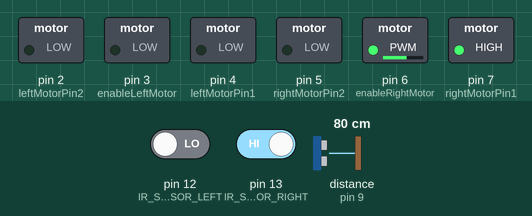
The sketch below on a simulated Arduino Uno, built with avr-gcc and run on an emulated ATmega328P. Shown: switched loads named in the sketch (green lamp = pin HIGH). Wiring (inferred from the names in the program): ultrasonic range finder: trigger pin 10; echo pin 9. Inputs (shaded band) come from the test bench; at power-on: pin 12 (IR_SENSOR_LEFT) LOW, distance to the obstacle (sensor on pin 9) 80 cm, pin 13 (IR_SENSOR_RIGHT) HIGH. The echo pulse lasts 58.3 µs per cm; pins used as bus, display or sensor lines are not drawn.

Above: at 1.2 s.
1.3 s: pin 12 (IR_SENSOR_LEFT) driven HIGH
At 1.9 s:
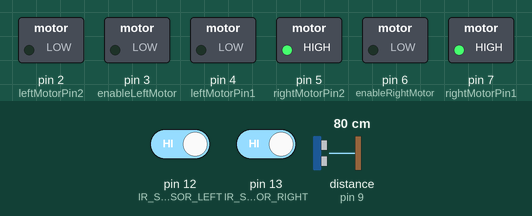
2.9 s: distance to the obstacle (sensor on pin 9) set to 34 cm
4.4 s: distance to the obstacle (sensor on pin 9) set to 29 cm
At 5.0 s:
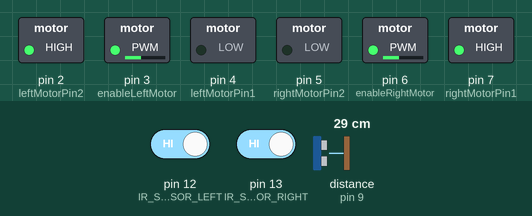
5.9 s: pin 13 (IR_SENSOR_RIGHT) driven LOW
At 6.7 s:
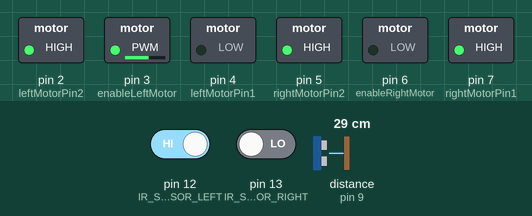
7.4 s: pin 13 (IR_SENSOR_RIGHT) driven HIGH
At 8.6 s:
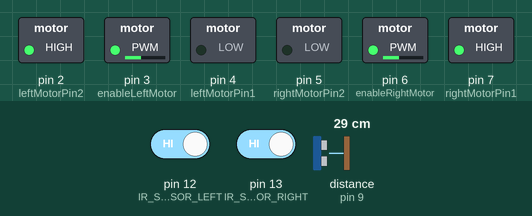
9.0 s: distance to the obstacle (sensor on pin 9) set to 2 cm
At 10.4 s:
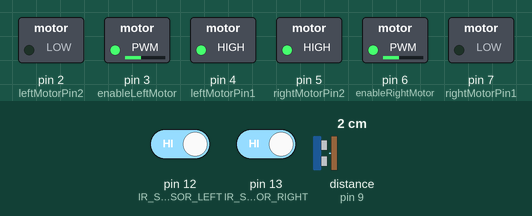
Timing chart, 0 to 11.6 s (numbered marks = the images above; inputs shaded):
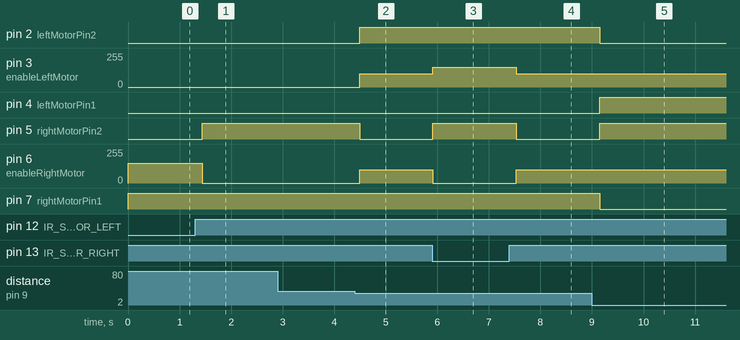

The sketch:

project.ino
```cpp
#define ULTRASONIC_SENSOR_TRIG 10
#define ULTRASONIC_SENSOR_ECHO 9
#define MAX_FORWARD_MOTOR_SPEED 100
#define MAX_MOTOR_TURN_SPEED_ADJUSTMENT 50

#define MIN_DISTANCE 10
#define MAX_DISTANCE 30

#define IR_SENSOR_RIGHT 13
#define IR_SENSOR_LEFT 12

// Right motor
int enableRightMotor = 6;
int rightMotorPin1 = 7;
int rightMotorPin2 = 5;

// Left motor
int enableLeftMotor = 3;
int leftMotorPin1 = 4;
int leftMotorPin2 = 2;

void setup()
{
  Serial.begin(9600);

  // Motor pins
  pinMode(enableRightMotor, OUTPUT);
  pinMode(rightMotorPin1, OUTPUT);
  pinMode(rightMotorPin2, OUTPUT);

  pinMode(enableLeftMotor, OUTPUT);
  pinMode(leftMotorPin1, OUTPUT);
  pinMode(leftMotorPin2, OUTPUT);

  // Sensor pins
  pinMode(IR_SENSOR_RIGHT, INPUT);
  pinMode(IR_SENSOR_LEFT, INPUT);
  pinMode(ULTRASONIC_SENSOR_TRIG, OUTPUT);
  pinMode(ULTRASONIC_SENSOR_ECHO, INPUT);

  rotateMotor(0, 0);
}

void loop()
{

  digitalWrite(ULTRASONIC_SENSOR_TRIG, LOW);
  delayMicroseconds(2);

  digitalWrite(ULTRASONIC_SENSOR_TRIG, HIGH);
  delayMicroseconds(10);
  digitalWrite(ULTRASONIC_SENSOR_TRIG, LOW);

  int duration = pulseIn(ULTRASONIC_SENSOR_ECHO , HIGH);

  int distance= (duration * 0.0343) / 2;

  int rightIRSensorValue = digitalRead(IR_SENSOR_RIGHT);
  int leftIRSensorValue = digitalRead(IR_SENSOR_LEFT);


  if (rightIRSensorValue == LOW && leftIRSensorValue == HIGH)
  {
    rotateMotor(0,MAX_FORWARD_MOTOR_SPEED + MAX_MOTOR_TURN_SPEED_ADJUSTMENT);

  }
  else if (rightIRSensorValue == HIGH && leftIRSensorValue == LOW)
  {
    rotateMotor(MAX_FORWARD_MOTOR_SPEED + MAX_MOTOR_TURN_SPEED_ADJUSTMENT,0);

  }
 else if (distance >= MIN_DISTANCE && distance <= MAX_DISTANCE)
  {
    rotateMotor(MAX_FORWARD_MOTOR_SPEED, MAX_FORWARD_MOTOR_SPEED);
    }

  else if (distance < MIN_DISTANCE)
  {
    rotateMotor(-MAX_FORWARD_MOTOR_SPEED, -MAX_FORWARD_MOTOR_SPEED);
  }

  else
  {
    rotateMotor(0, 0);

  }

  delay(200);
}

void rotateMotor(int rightMotorSpeed, int leftMotorSpeed)
{
  // Right motor direction
  if (rightMotorSpeed > 0)
  {
    digitalWrite(rightMotorPin1, HIGH);
    digitalWrite(rightMotorPin2, LOW);
  }
  else if (rightMotorSpeed < 0)
  {
    digitalWrite(rightMotorPin1, LOW);
    digitalWrite(rightMotorPin2, HIGH);
  }
  else
  {
    digitalWrite(rightMotorPin1, HIGH);
    digitalWrite(rightMotorPin2, HIGH);
  }

  // Left motor direction
  if (leftMotorSpeed > 0)
  {
    digitalWrite(leftMotorPin1, LOW);
    digitalWrite(leftMotorPin2, HIGH);
  }
  else if (leftMotorSpeed < 0)
  {
    digitalWrite(leftMotorPin1, HIGH);
    digitalWrite(leftMotorPin2, LOW);
  }
  else
  {
    digitalWrite(leftMotorPin1, LOW);
    digitalWrite(leftMotorPin2, LOW);
  }

  analogWrite(enableRightMotor, abs(rightMotorSpeed));
  analogWrite(enableLeftMotor, abs(leftMotorSpeed));
}
```

Measured:
- the behaviour switches between 32 and 31 cm on distance to the obstacle (sensor on pin 9) (found by bisection; images 1 and 2)
- after the input at 1.3 s, pin 5 (rightMotorPin2): LOW → HIGH after 0.14 s; pin 6 (enableRightMotor): 150/255 → 0/255 after 0.14 s
- after the input at 2.9 s, every drawn part: stays the same
- after the input at 4.4 s, pin 2 (leftMotorPin2): LOW → HIGH after 0.10 s; pin 3 (enableLeftMotor), pin 6 (enableRightMotor): 0/255 → 100/255 after 0.10 s; pin 5 (rightMotorPin2): HIGH → LOW after 0.10 s
- after the input at 5.9 s, pin 3 (enableLeftMotor): 100/255 → 150/255 at once; pin 5 (rightMotorPin2): LOW → HIGH at once; pin 6 (enableRightMotor): 100/255 → 0/255 at once
- after the input at 7.4 s, pin 3 (enableLeftMotor): 150/255 → 100/255 after 0.13 s; pin 5 (rightMotorPin2): HIGH → LOW after 0.13 s; pin 6 (enableRightMotor): 0/255 → 100/255 after 0.13 s
- after the input at 9.0 s, pin 2 (leftMotorPin2), pin 7 (rightMotorPin1): HIGH → LOW after 0.15 s; pin 4 (leftMotorPin1), pin 5 (rightMotorPin2): LOW → HIGH after 0.15 s
